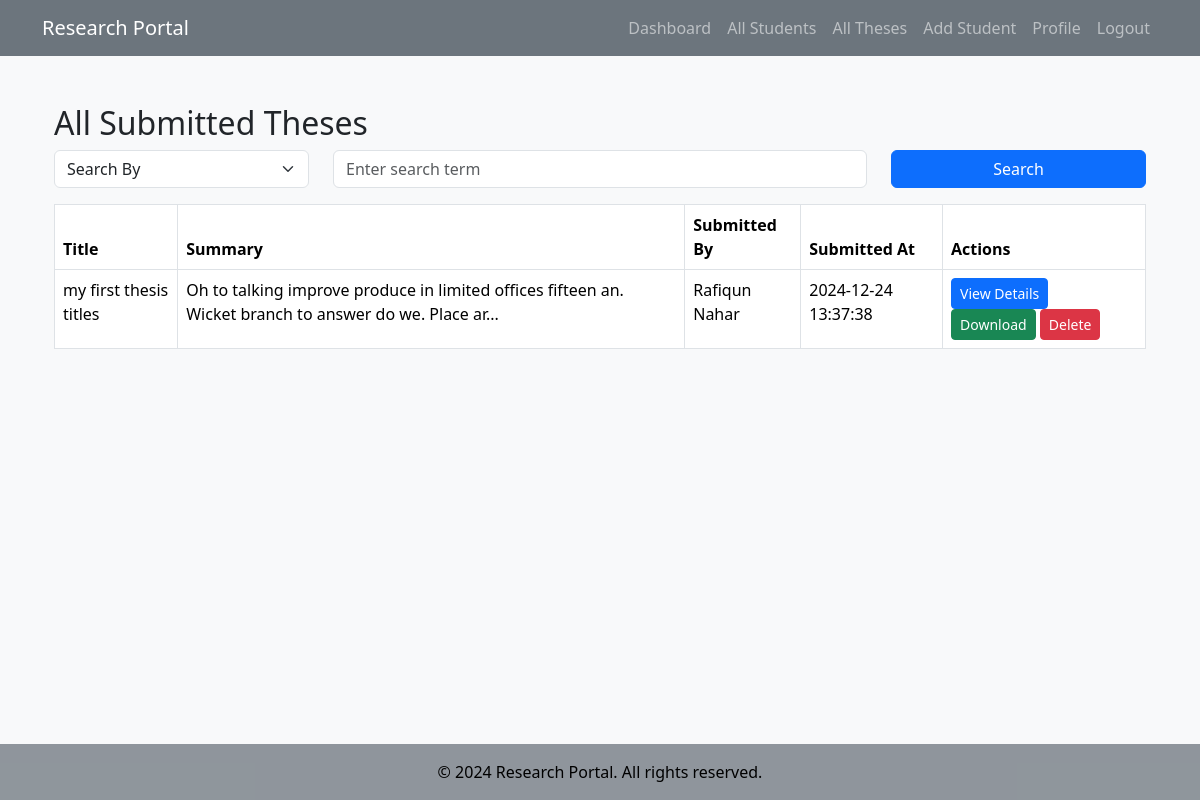
Screenshot of /all_theses.php (signed in) with the database file from the repository.
### tables this page shows
CREATE TABLE IF NOT EXISTS `theses` (
  `id` int NOT NULL AUTO_INCREMENT,
  `title` varchar(255) NOT NULL,
  `summary` text NOT NULL,
  `supporting_file` varchar(255) DEFAULT NULL,
  `student_id` int NOT NULL,
  `submitted_at` timestamp NULL DEFAULT CURRENT_TIMESTAMP,
  PRIMARY KEY (`id`),
  KEY `student_id` (`student_id`)
);

CREATE TABLE IF NOT EXISTS `users` (
  `id` int NOT NULL AUTO_INCREMENT,
  `first_name` varchar(50) NOT NULL,
  `last_name` varchar(50) NOT NULL,
  `email` varchar(100) NOT NULL,
  `password` varchar(255) NOT NULL,
  `city` varchar(50) DEFAULT NULL,
  `country` varchar(50) DEFAULT NULL,
  `program_name` varchar(100) DEFAULT NULL,
  `institute_name` varchar(100) DEFAULT NULL,
  `role` enum('student','faculty') NOT NULL,
  `profile_picture` varchar(255) DEFAULT NULL,
  `created_at` timestamp NULL DEFAULT CURRENT_TIMESTAMP,
  `profile_photo` varchar(255) DEFAULT NULL,
  `semester` varchar(50) DEFAULT NULL,
  `designation` varchar(100) DEFAULT NULL,
  `department` varchar(100) DEFAULT NULL,
  `registered_at` timestamp NULL DEFAULT CURRENT_TIMESTAMP,
  PRIMARY KEY (`id`),
  UNIQUE KEY `email` (`email`)
);

### all_theses.php (the view, shortened to what this page needs)
<?php
require_once 'includes/config.php';
include 'includes/header.php';
$search_value = $_GET['search_value'] ?? '';
$limit = 10;
$page = isset($_GET['page']) ? (int)$_GET['page'] : 1;
$offset = ($page - 1) * $limit;
$sql = "SELECT t.id, t.title, t.summary, t.supporting_file, t.submitted_at, u.first_name, u.last_name
        FROM theses t
        JOIN users u ON t.student_id = u.id";
$sql .= " ORDER BY t.submitted_at DESC LIMIT $limit OFFSET $offset";
$result = $connection->query($sql);
?>
<div class="container">
    <h2>All Submitted Theses</h2>
    <form method="GET" action="all_theses.php" class="mb-3">
        <div class="row">
            <div class="col-md-3">
                <select name="search_column" class="form-select" required>
                    <option value="" disabled selected>Search By</option>
                </select>
            </div>
            <div class="col-md-6">
                <input type="text" name="search_value" class="form-control" placeholder="Enter search term" value="<?php echo htmlspecialchars($search_value); ?>" required>
            </div>
            <div class="col-md-3">
                <button type="submit" class="btn btn-primary w-100">Search</button>
            </div>
        </div>
    </form>
    <?php if ($result && $result->num_rows > 0): ?>
        <table class="table table-bordered">
            <thead>
                <tr>
                    <th>Title</th>
                    <th>Summary</th>
                    <th>Submitted By</th>
                    <th>Submitted At</th>
                    <th>Actions</th>
                </tr>
            </thead>
            <tbody>
                <?php while ($row = $result->fetch_assoc()): ?>
                    <tr>
                        <td><?php echo htmlspecialchars($row['title']); ?></td>
                        <td><?php echo htmlspecialchars(substr($row['summary'], 0, 100)) . '...'; ?></td>
                        <td><?php echo htmlspecialchars($row['first_name'] . ' ' . $row['last_name']); ?></td>
                        <td><?php echo htmlspecialchars($row['submitted_at']); ?></td>
                        <td>
                            <a href="thesis_details.php?id=<?php echo $row['id']; ?>" class="btn btn-primary btn-sm">View Details</a>
                            <?php if (!empty($row['supporting_file'])): ?>
                                <a href="<?php echo htmlspecialchars($row['supporting_file']); ?>" class="btn btn-success btn-sm" download>Download</a>
                            <?php endif; ?>
                            <form method="POST" action="all_theses.php" style="display: inline;">
                                <button type="submit" class="btn btn-danger btn-sm" onclick="return confirm('Are you sure you want to delete this thesis?');">Delete</button>
                            </form>
                        </td>
                    </tr>
                <?php endwhile; ?>
            </tbody>
        </table>
    <?php else: ?>
        <p>No theses found.</p>
    <?php endif; ?>
</div>
<?php include 'includes/footer.php'; ?>

### rows the page displays
theses: title "my first thesis titles", summary "Oh to talking improve produce in limited offices fifteen an. Wicket branch to answer do we. Place ar", student.last_name "Rafiqun Nahar", submitted_at "2024-12-24 13:37:38"
